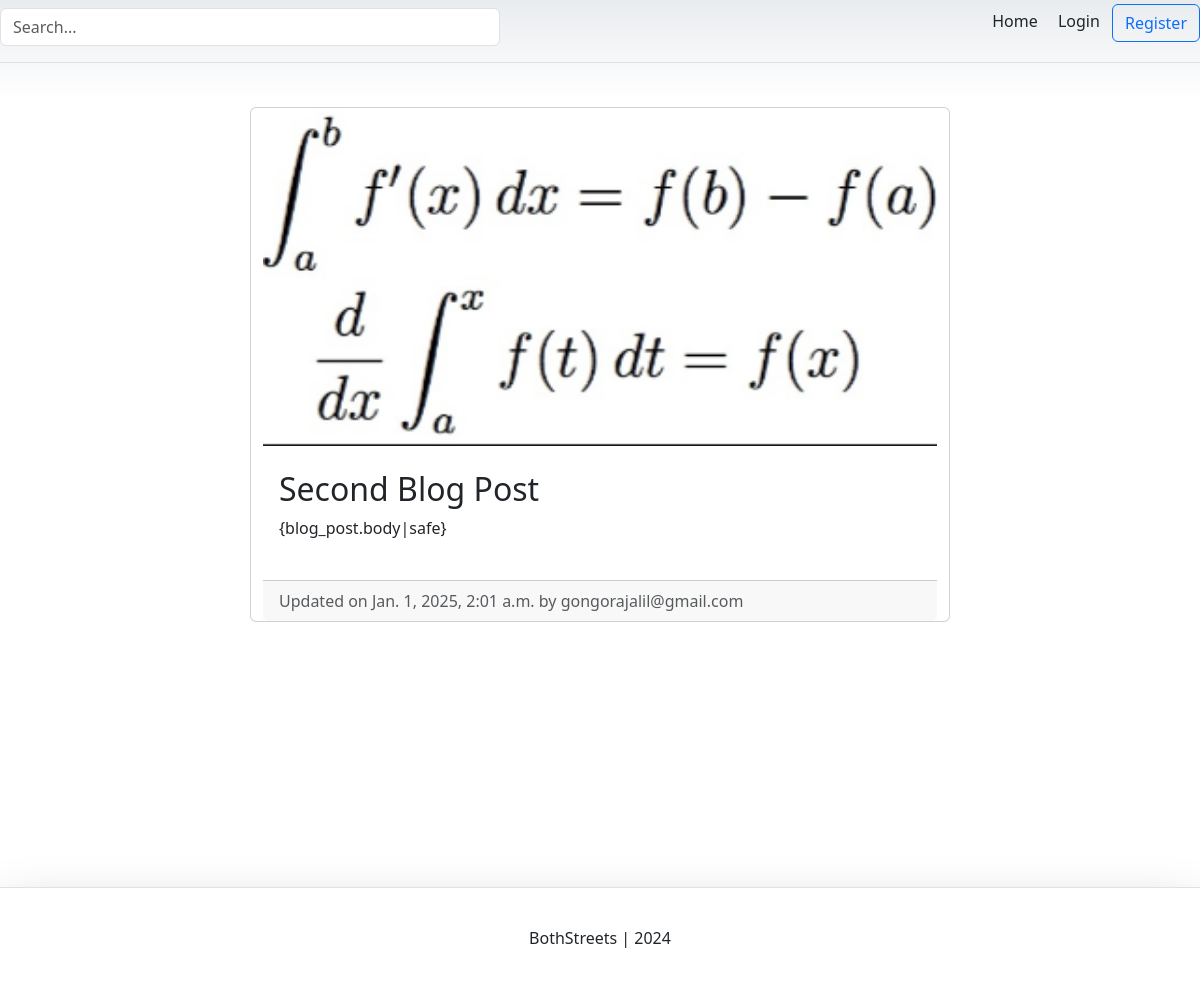
/blog/yumhead-second-blog-post/, run on the app's committed database.
### blog/models.py (models this page shows, shortened)
class BlogPost(models.Model):
    title        = models.CharField(max_length = 50, null = False, blank = False)
    body        = models.TextField(max_length = 5000, null = False, blank = False)
    image        = models.ImageField(upload_to = upload_location, null = False, blank = False)
    date_published        = models.DateTimeField(auto_now_add=True, verbose_name = "date published")
    date_updated       = models.DateTimeField(auto_now=True, verbose_name = "date published")
    author       = models.ForeignKey(settings.AUTH_USER_MODEL, on_delete = models.CASCADE)
    slug       = models.SlugField(blank = True, unique = True )

### account/models.py (models this page shows, shortened)
class Account(AbstractBaseUser):
    email  = models.EmailField(verbose_name="email", max_length=60, unique=True)
    username = models.CharField(max_length=30, unique=True)
    date_joined = models.DateTimeField(verbose_name='date joined', auto_now_add=True)
    last_login = models.DateTimeField(verbose_name='last login', auto_now=True)
    is_admin = models.BooleanField(default=False)
    is_active = models.BooleanField(default=True)
    is_staff = models.BooleanField(default=False)
    is_supervisor = models.BooleanField(default=False)
    USERNAME_FIELD = 'email'
    REQUIRED_FIELDS = ['username']
    objects = MyAccountManager()
    def __str__(self):
        return self.email

### blog/views.py (the view)
# urls.py: path('<slug>/', detail_blog_view, name="detail"),
def detail_blog_view(request, slug):
    context = {}
    blog_post = get_object_or_404(BlogPost, slug=slug)
    context['blog_post'] = blog_post
    return render(request, 'blog/detail_blog.html', context)

### blog/templates/blog/detail_blog.html (shortened to what this page needs)
{% extends 'base.html' %}
{% block content %}
<div class="container">
    <div class="row">
        <div class="card m-auto">
            <img class="card-img-top" src="{{blog_post.image.url}}">
            <div class="card-body my-2">
                <h2 class="card-title">{{blog_post.title}}</h2>
                <p class="card-text">{blog_post.body|safe}</p>
            </div>
            <div class="card-footer text-muted">
                Updated on {{blog_post.date_updated}} by {{blog_post.author}}
            </div>
        </div>
    </div>
</div>
{% endblock content %}

### Templates/snippets/header.html (style rules this page uses)
body { background-image: linear-gradient(180deg, var(--bs-secondary-bg), var(--bs-body-bg) 100px, var(--bs-body-bg)); }
.container { max-width: 960px; }

### Templates/snippets/base_css.html (style rules this page uses)
body { background-color: #f2f2f2; }

### blog/templates/blog/detail_blog.html (style rules this page uses)
.card { max-width: 700px; }
.container { padding: 20px; }

### data on the page
BlogPost: image (picture), title "Second Blog Post", date_updated "Jan. 1, 2025, 2:01 a.m.", author "gongorajalil@gmail.com"
